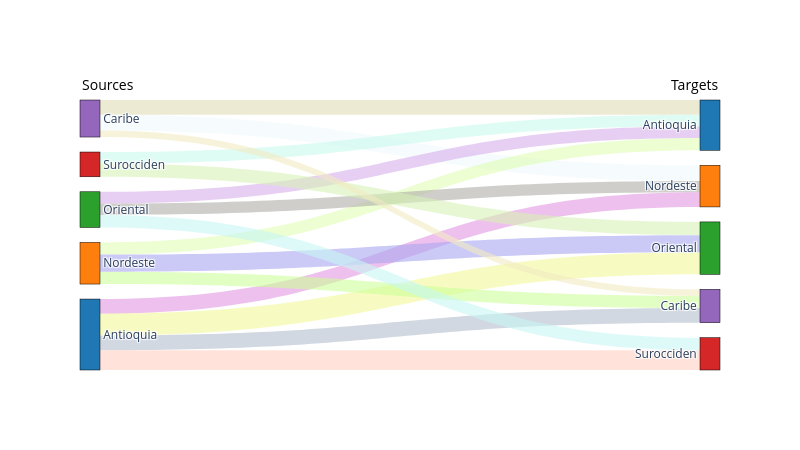

The cell this chart's notebook holds for it:
### Code cell
# Load dispatch from transmission
dispatch_tx = pd.read_csv(model_outputs_path+'DispatchTx.csv')
dispatch_tx = dispatch_tx.groupby(['TRANS_TIMEPOINTS_1','TRANS_TIMEPOINTS_2']).agg({
    'DispatchTx' : 'sum' }).reset_index()

# Load transmission_dispatch from plants
dispatch_tx_zn = dispatch_tx.groupby(['TRANS_TIMEPOINTS_1']).agg({
    'DispatchTx' : 'sum' }).reset_index()
# Load dispatch from plant
dispatch_pl = pd.read_csv(model_outputs_path+'dispatch.csv')
dispatch_pl = dispatch_pl.groupby(['generation_project']).agg({
    'DispatchGen_MW' : 'sum' }).reset_index()
# Get zone
pl_zone = pd.read_csv(model_inputs_path+'gen_info.csv')
pl_zone = pl_zone[['GENERATION_PROJECT', 'gen_load_zone']]
dispatch_pl = pd.merge(dispatch_pl, pl_zone,
                       left_on='generation_project', right_on='GENERATION_PROJECT', how='inner')
dispatch_pl = dispatch_pl.groupby(['gen_load_zone']).agg({
    'DispatchGen_MW' : 'sum' }).reset_index()

# Substract transmission from total to get own dispatch
dispatch_pl = pd.merge(dispatch_pl, dispatch_tx_zn,
                       left_on='gen_load_zone', right_on='TRANS_TIMEPOINTS_1', how='inner')
dispatch_pl['DispatchTx'] = dispatch_pl['DispatchGen_MW'] - dispatch_pl['DispatchTx']
dispatch_pl['TRANS_TIMEPOINTS_2'] = dispatch_pl['TRANS_TIMEPOINTS_1']

dispatch_pl = dispatch_pl[['TRANS_TIMEPOINTS_1','TRANS_TIMEPOINTS_2', 'DispatchTx']]
# Concat inner dispatch
dispatch_tx = pd.concat([dispatch_tx, dispatch_pl])

# Get indices from Zones for plot
labels = pd.read_csv(model_inputs_path+'load_zones.csv')['LOAD_ZONE'].tolist()

# Transform TRANS_TIMEPOINTS_1 column into indices
dispatch_tx['TRANS_TIMEPOINTS_1'] = pd.Categorical(
    dispatch_tx['TRANS_TIMEPOINTS_1'], categories=labels).codes
# Transform TRANS_TIMEPOINTS_2 column into indices
dispatch_tx['TRANS_TIMEPOINTS_2'] = len(labels) + pd.Categorical(
    dispatch_tx['TRANS_TIMEPOINTS_2'], categories=labels).codes

labels.extend(labels)

import plotly.graph_objects as go
# Extract columns from the DataFrame
source = dispatch_tx["TRANS_TIMEPOINTS_1"].tolist()
target = dispatch_tx["TRANS_TIMEPOINTS_2"].tolist()
value = dispatch_tx["DispatchTx"].tolist()

# Define colors for nodes
node_colors = ["#1f77b4", "#ff7f0e", "#2ca02c", "#d62728", "#9467bd"]
node_colors.extend(node_colors)

# Function to generate soft random colors
import random
def generate_color():
    r = random.randint(150, 255)  # Red component (light)
    g = random.randint(150, 255)  # Green component (light)
    b = random.randint(150, 255)  # Blue component (light)
    a = 0.6
    return f"rgba({r}, {g}, {b}, {a})"

# Generate soft random colors for links
link_colors = [generate_color() for _ in range(len(source))]

# Create the Sankey diagram
fig = go.Figure(data=[go.Sankey(
    node=dict(
        pad=15,  # Space between nodes
        thickness=20,  # Thickness of nodes
        line=dict(color="black", width=0.5),
        label=labels, color=node_colors
    ),
    link=dict(
        source=source,  # Indices of the source nodes
        target=target,  # Indices of the target nodes
        value=value,    # Values of the links
        color=link_colors  # Assign colors to links
    ))])

# Add annotations and styling
fig.update_layout(
    annotations=[
        dict(
            x=0, y=1.1,
            xref="paper", yref="paper", text="Sources",
            showarrow=False, font=dict(size=14, color="black")
        ),
        dict(
            x=1, y=1.1,
            xref="paper", yref="paper", text="Targets",
            showarrow=False, font=dict(size=14, color="black")
        )],        
    height=9*50, width=16*50,
    template="plotly_white"
)

# Show the figure
fig.show()

### Figure 1 — Plotly figure (JSON) as saved in the notebook; plotly's stock layout.template omitted (floating-point values rounded to 4 significant figures)
{"data": [{"link": {"color": ["rgba(179, 190, 206, 0.6)", "rgba(227, 150, 226, 0.6)", "rgba(242, 248, 152, 0.6)", "rgba(255, 207, 194, 0.6)", "rgba(223, 220, 181, 0.6)", "rgba(240, 250, 253, 0.6)", "rgba(223, 254, 181, 0.6)", "rgba(206, 255, 153, 0.6)", "rgba(169, 167, 240, 0.6)", "rgba(216, 175, 236, 0.6)", "rgba(176, 173, 168, 0.6)", "rgba(200, 247, 244, 0.6)", "rgba(202, 250, 237, 0.6)", "rgba(215, 242, 182, 0.6)", "rgba(183, 217, 249, 0.6)", "rgba(242, 236, 195, 0.6)", "rgba(232, 158, 168, 0.6)", "rgba(171, 186, 169, 0.6)", "rgba(254, 242, 160, 0.6)"], "source": [0, 0, 0, 0, 4, 4, 1, 1, 1, 2, 2, 2, 3, 3, 0, 4, 1, 2, 3], "target": [9, 6, 7, 8, 5, 6, 5, 9, 7, 5, 6, 8, 5, 7, 5, 9, 6, 7, 8], "value": [4496000.0, 4502000.0, 6770000.0, 6122000.0, 4528000.0, 4858000.0, 3765000.0, 3764000.0, 5315000.0, 3654000.0, 3497000.0, 3846000.0, 3557000.0, 4078000.0, -9406000.0, 2040000.0, -7771000.0, -7239000.0, -1907000.0]}, "node": {"color": ["#1f77b4", "#ff7f0e", "#2ca02c", "#d62728", "#9467bd", "#1f77b4", "#ff7f0e", "#2ca02c", "#d62728", "#9467bd"], "label": ["Antioquia", "Nordeste", "Oriental", "Surocciden", "Caribe", "Antioquia", "Nordeste", "Oriental", "Surocciden", "Caribe"], "line": {"color": "black", "width": 0.5}, "pad": 15, "thickness": 20}, "type": "sankey"}], "layout": {"annotations": [{"font": {"color": "black", "size": 14}, "showarrow": false, "text": "Sources", "x": 0, "xref": "paper", "y": 1.1, "yref": "paper"}, {"font": {"color": "black", "size": 14}, "showarrow": false, "text": "Targets", "x": 1, "xref": "paper", "y": 1.1, "yref": "paper"}], "height": 450, "width": 800}}
